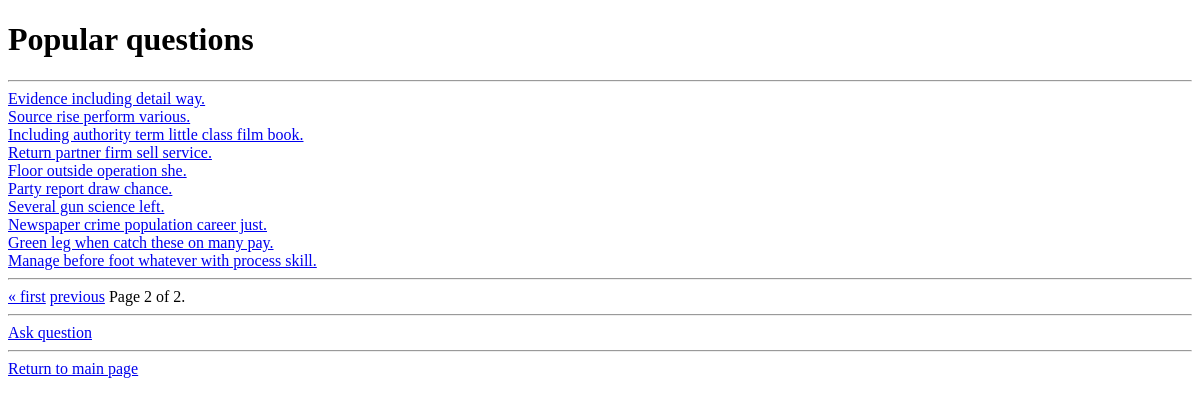
Page /popular/?page=2 on the earlier database version.
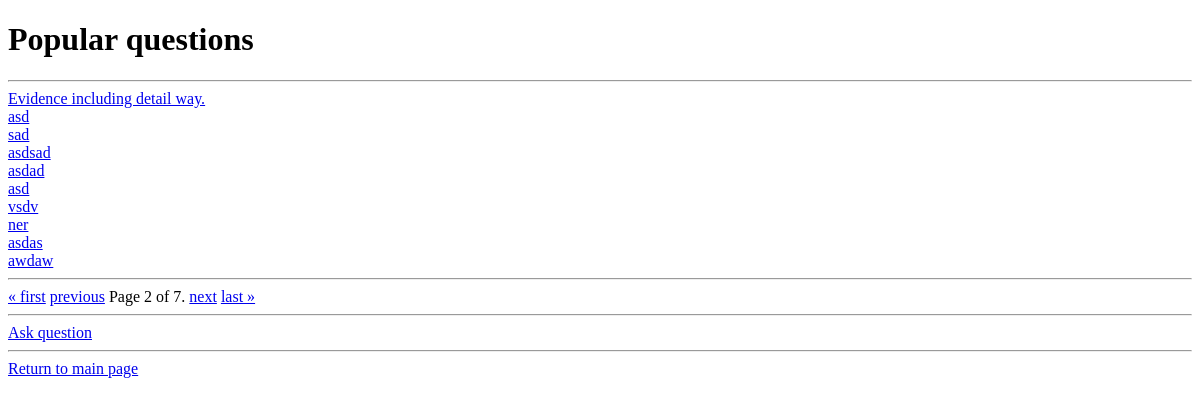
Same page on the later database version.
### qa/models.py (models this page shows)
class Question(models.Model):
	title = models.CharField(max_length=255)
	text = models.TextField()
	added_at = models.DateTimeField(auto_now=True)
	rating = models.IntegerField(default=0)
	author = models.ForeignKey(User, blank=True, null=True, on_delete=models.CASCADE, related_name='question_author')
	likes = models.ManyToManyField(User, related_name='question_likes')

### qa/views.py (the view)
# urls.py: path('popular/', include('qa.urls')),
def popular(request):
	pop_list = Question.objects.all().order_by('-rating')
	paginator = Paginator(pop_list, 10)
	page = request.GET.get('page')
	question = paginator.get_page(page)
	return render(request, 'popular.html', {'question':question})

### qa/templates/popular.html (shortened to what this page needs)
<!DOCTYPE html>
<html>
<head>
</head>
<body>
<h1>Popular questions</h1>
<hr>
{% for question in question %}
    <a href="/question/{{question.id }}/">{{ question.title }}</a><br>
{% endfor %}
<hr>
<div class="pagination">
    <span class="step-links">
        {% if question.has_previous %}
            <a href="?page=1">&laquo; first</a>
            <a href="?page={{ question.previous_page_number }}">previous</a>
        {% endif %}
        <span class="current">
            Page {{ question.number }} of {{ question.paginator.num_pages }}.
        </span>
        {% if question.has_next %}
            <a href="?page={{ question.next_page_number }}">next</a>
            <a href="?page={{ question.paginator.num_pages }}">last &raquo;</a>
        {% endif %}
        </span>
		</div>
<hr>
<div><a href="/ask/">Ask question</a></div>
<hr>
<div><a href="/">Return to main page</a></div>
</body>
</html>

Differences in the rows shown:
no longer on this page (row unchanged): Question: title "Source rise perform various."
no longer on this page (row unchanged): Question: title "Including authority term little class film book."
no longer on this page (row unchanged): Question: title "Return partner firm sell service."
no longer on this page (row unchanged): Question: title "Floor outside operation she."
no longer on this page (row unchanged): Question: title "Party report draw chance."
no longer on this page (row unchanged): Question: title "Several gun science left."
no longer on this page (row unchanged): Question: title "Newspaper crime population career just."
no longer on this page (row unchanged): Question: title "Green leg when catch these on many pay."
no longer on this page (row unchanged): Question: title "Manage before foot whatever with process skill."
added Question: title "asd"
added Question: title "sad"
added Question: title "asdsad"
added Question: title "asdad"
added Question: title "asd"
added Question: title "vsdv"
added Question: title "ner"
added Question: title "asdas"
added Question: title "awdaw"
Other differences:
{{ question.paginator.num_pages }}: "2" → "7"
text now shown: "next last »"
